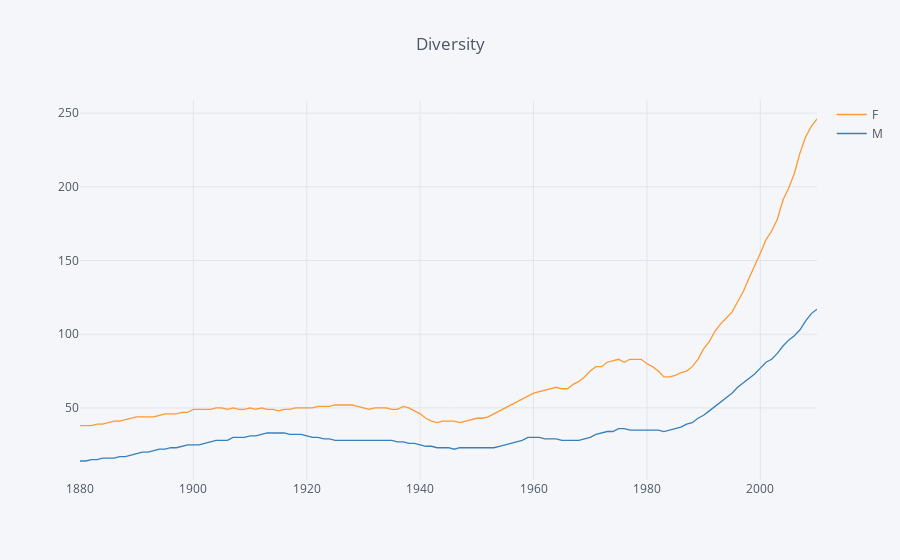

Source (notebook cell):
### Code cell
diversity.iplot(mode='lines', title='Diversity')

### Figure 1 — Plotly figure (JSON) as saved in the notebook; plotly's stock layout.template omitted (floating-point values rounded to 4 significant figures; data arrays with more than 128 entries replaced by an {"elided": "..."} marker saying what was removed)
{"data": [{"line": {"color": "rgba(255, 153, 51, 1.0)", "dash": "solid", "shape": "linear", "width": 1.3}, "mode": "lines", "name": "F", "text": "", "type": "scatter", "uid": "98a3853c-7f9b-4742-b541-3ead806365df", "x": {"elided": "131 str values"}, "y": {"elided": "131 int values"}}, {"line": {"color": "rgba(55, 128, 191, 1.0)", "dash": "solid", "shape": "linear", "width": 1.3}, "mode": "lines", "name": "M", "text": "", "type": "scatter", "uid": "9d70b82d-edbf-4b76-8ad4-74d88ebdc750", "x": {"elided": "131 str values"}, "y": {"elided": "131 int values"}}], "layout": {"legend": {"bgcolor": "#F5F6F9", "font": {"color": "#4D5663"}}, "paper_bgcolor": "#F5F6F9", "plot_bgcolor": "#F5F6F9", "title": "Diversity", "titlefont": {"color": "#4D5663"}, "xaxis": {"gridcolor": "#E1E5ED", "showgrid": true, "tickfont": {"color": "#4D5663"}, "title": "", "titlefont": {"color": "#4D5663"}, "zerolinecolor": "#E1E5ED"}, "yaxis": {"gridcolor": "#E1E5ED", "showgrid": true, "tickfont": {"color": "#4D5663"}, "title": "", "titlefont": {"color": "#4D5663"}, "zerolinecolor": "#E1E5ED"}}}
